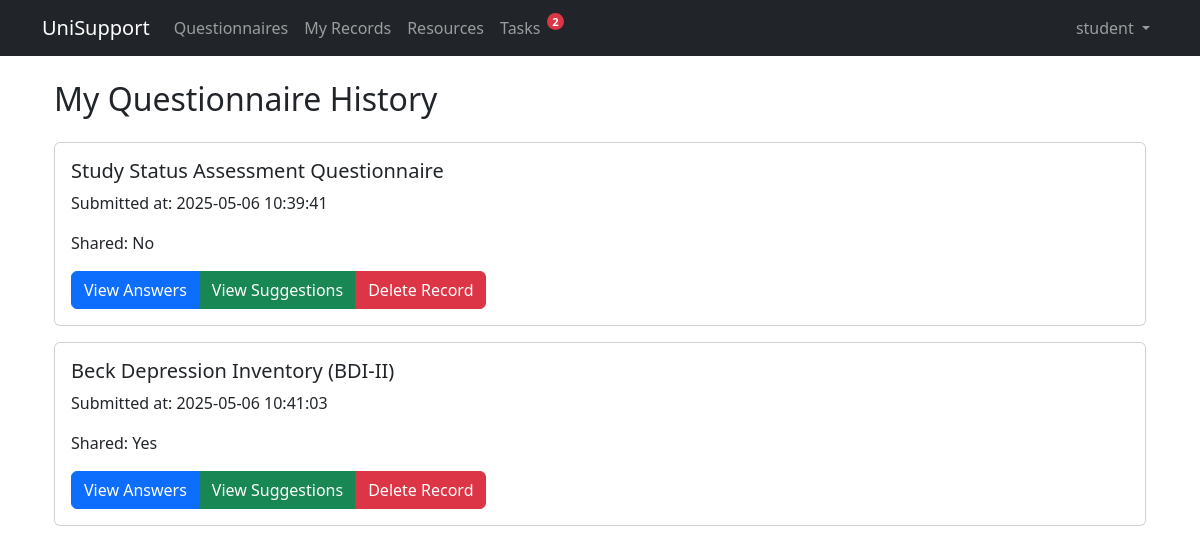
Screenshot of /questionnaire/history (signed in) with the database file from the repository.
### model/user.py (models this page shows)
class User(Base):
    __tablename__ = 'users'
    id = Column(Integer, primary_key=True, autoincrement=True)
    username = Column(String(50), nullable=False, unique=True)
    email = Column(String(100), nullable=False, unique=True)
    password_hash = Column(String(128), nullable=False)
    is_stuff = Column(Boolean, default=False)  # True if the user is staff/admin
    created_at = Column(DateTime, default=datetime.datetime.utcnow)
    updated_at = Column(DateTime, default=datetime.datetime.utcnow, onupdate=datetime.datetime.utcnow)
    questionnaires = relationship("UserQuestionnaire", back_populates="user", lazy="dynamic")
    tasks = relationship("UserTask", back_populates="user", cascade="all, delete-orphan")
    major_id = Column(Integer, ForeignKey('majors.id'), nullable=True)
    major = relationship("Major", backref="users")

### model/questionnaire.py (models this page shows)
class UserQuestionnaire(Base):
    __tablename__ = 'user_questionnaires'
    id = Column(Integer, primary_key=True, autoincrement=True)
    user_id = Column(Integer, ForeignKey('users.id'), nullable=False)
    questionnaire_id = Column(Integer, ForeignKey('questionnaires.id'), nullable=False)
    assessment = Column(JSON, nullable=False)  # User's answers or scoring results
    is_shared = Column(Boolean, default=False)  # Whether the record is publicly shared
    is_problematic = Column(Boolean, default=False)  # Flag if responses indicate a concern
    created_date = Column(DateTime, default=datetime.datetime.utcnow)
    questionnaire = relationship("Questionnaire", back_populates="user_questionnaires")
    user = relationship("User", back_populates="questionnaires")

### app/controllers/questionnaire_controller.py (the view)
    @jwt_required()
    def history_page(self):
        user_id = int(get_jwt_identity())
        questionnaires = self.questionnaire_service.get_user_questionnaires(user_id)
        return render_template('questionnaire/history.html', questionnaires=questionnaires)

### core/questionnaire.py (called while the page is built)
    def get_user_questionnaires(self, user_id: int):
        return self.questionnaire_repo.get_user_questionnaires(user_id)

### repo/questionnaireRepo.py (called while the page is built)
    def get_user_questionnaires(self, user_id: int):
        return (
            self.session.query(UserQuestionnaire)
            .filter_by(user_id=user_id)
            .join(UserQuestionnaire.questionnaire)
            .all()
        )

### repo/userRepo.py (called while the page is built)
    def get_user_by_id(self, user_id: int) -> Optional[User]:
        return self.db_session.query(User).filter(User.id == user_id).first()

### app/templates/questionnaire/history.html (shortened to what this page needs)
{% extends "base.html" %}
{% block content %}
<div class="container">
    <h2 class="mb-4">My Questionnaire History</h2>
    {% if questionnaires %}
        {% for q in questionnaires %}
        <div class="card mb-3" id="record-{{ q.id }}">
            <div class="card-body">
                <h5 class="card-title">
                    {% if q.questionnaire.type == 'psychological_assessment' %}
                        Psychological Assessment Questionnaire
                    {% elif q.questionnaire.type == 'beck_depression_inventory' %}
                        Beck Depression Inventory (BDI-II)
                    {% elif q.questionnaire.type == 'study_status_assessment' %}
                        Study Status Assessment Questionnaire
                    {% else %}
                        {{ q.questionnaire.type }}
                    {% endif %}
                </h5>
                <p class="card-text">Submitted at: {{ q.created_date.strftime('%Y-%m-%d %H:%M:%S') }}</p>
                <p class="card-text">Shared: {% if q.is_shared %}Yes{% else %}No{% endif %}</p>
                <div class="btn-group">
                    <button class="btn btn-primary" onclick='showAnswers({{ q.assessment|tojson }}, {{ q.questionnaire.content|tojson }})'>View Answers</button>
                    <button class="btn btn-success" onclick='showResults({{ q.assessment|tojson }}, "{{ q.questionnaire.type }}")'>View Suggestions</button>
                    <button class="btn btn-danger" onclick="deleteRecord({{ q.id }})">Delete Record</button>
                </div>
            </div>
        </div>
        {% endfor %}
    {% else %}
        <div class="alert alert-info">
            You haven't filled out any questionnaires yet.
        </div>
    {% endif %}
</div>
{% endblock %}

### app/templates/base.html (shortened to what this page needs)
<!DOCTYPE html>
<html lang="en">
<head>
    <link href="https://cdn.jsdelivr.net/npm/bootstrap@5.3.0/dist/css/bootstrap.min.css" rel="stylesheet">
</head>
<body>
    <nav class="navbar navbar-expand-lg navbar-dark bg-dark">
        <div class="container">
            <a class="navbar-brand" href="{{ url_for('auth.index') }}">UniSupport</a>
            <div class="collapse navbar-collapse" id="navbarNav">
                <ul class="navbar-nav">
                    {% if current_user %}
                        <li class="nav-item">
                            <a class="nav-link" href="{{ url_for('questionnaire.list_page') }}">Questionnaires</a>
                        </li>
                        {% if not current_user.is_stuff %}
                        <li class="nav-item">
                            <a class="nav-link" href="{{ url_for('questionnaire.history_page') }}">My Records</a>
                        </li>
                        {% endif %}
                        <li class="nav-item">
                            <a class="nav-link" href="{{ url_for('resource.resource_page') }}">Resources</a>
                        </li>
                        <li class="nav-item">
                            <a class="nav-link" href="{{ url_for('task.task_page') }}">
                                Tasks
                                <span id="task-badge" class="badge rounded-pill bg-danger" style="display: none;"></span>
                            </a>
                        </li>
                    {% endif %}
                </ul>
                <ul class="navbar-nav ms-auto">
                    {% if current_user %}
                        <li class="nav-item dropdown">
                            <a class="nav-link dropdown-toggle" href="#" id="navbarDropdown" role="button" data-bs-toggle="dropdown">
                                {{ current_user.username }}
                            </a>
                        </li>
                    {% else %}
                        <li class="nav-item">
                            <a class="nav-link" href="{{ url_for('auth.login_page') }}">Login</a>
                        </li>
                    {% endif %}
                </ul>
            </div>
        </div>
    </nav>
    <div class="container mt-4">
        {% block content %}{% endblock %}
    </div>
</body>
</html>

### app/templates/base.html (style rules this page uses)
#task-badge { position: relative; top: -8px; right: -2px; font-size: 0.7em; padding: 0.25em 0.5em; }
.nav-item .nav-link { position: relative; }

### rows the page displays
User: username "student"
UserQuestionnaire: shows "Study Status Assessment Questionnaire", created_date "2025-05-06 10:39:41", is_shared "No"
UserQuestionnaire: shows "Beck Depression Inventory (BDI-II)", created_date "2025-05-06 10:41:03", is_shared "Yes"
